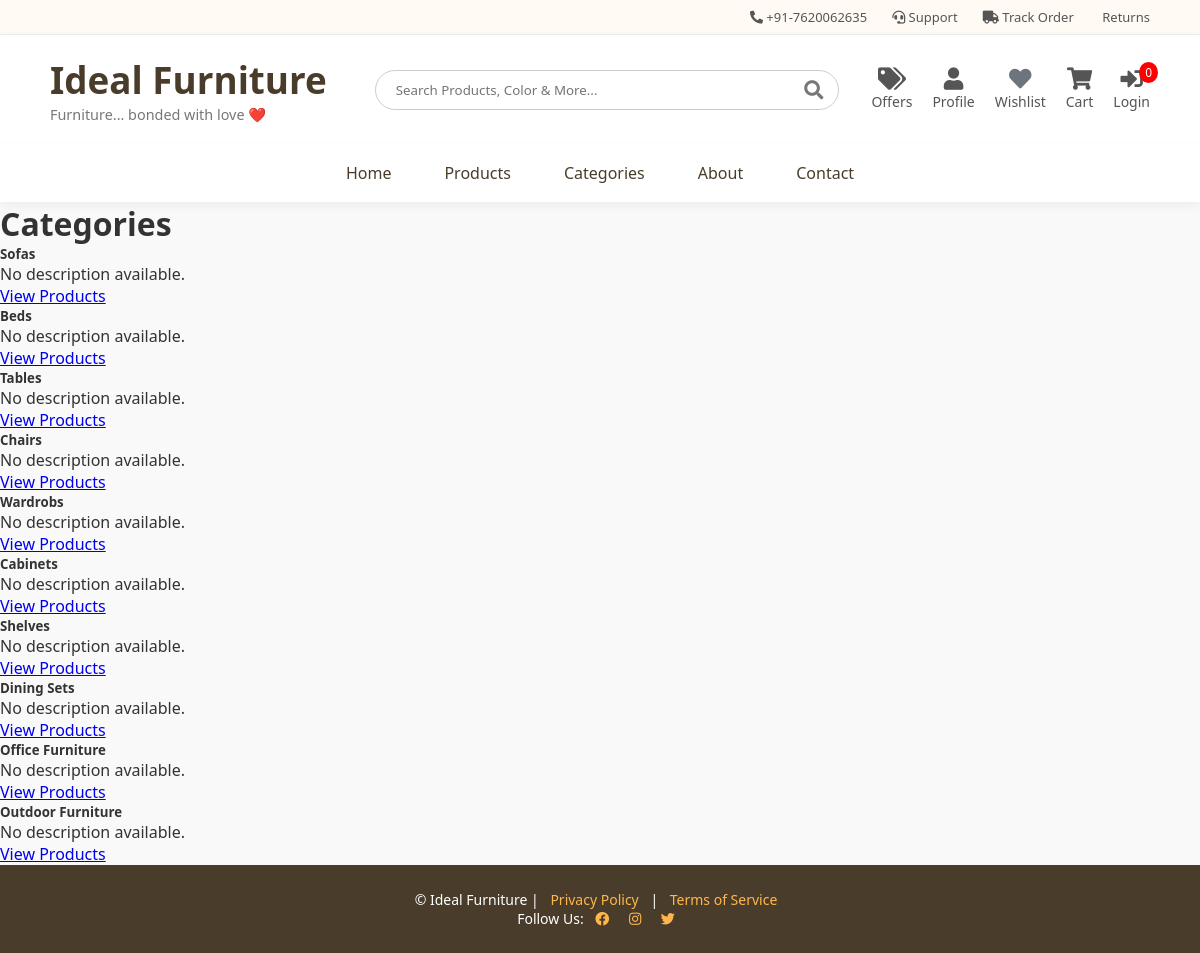
Page /categories/ on the committed database.
### shop/models.py (models this page shows, shortened)
class Category(models.Model):
    name = models.CharField(max_length=100, unique=True)
    slug = models.SlugField(max_length=120, unique=True, blank=True)
    class Meta:
        verbose_name_plural = "Categories"

### shop/views.py (the view)
# urls.py: path("categories/", views.categories, name="categories"),  # categories page
def categories(request):
    categories = Category.objects.all()
    return render(request, 'shop/categories.html', {'categories': categories})

### shop/templates/shop/categories.html
{% extends 'shop/base.html' %}
{% block content %}
<div class="container mt-5">
    <h1 class="text-center mb-4">Categories</h1>
    <div class="row">
        {% for category in categories %}
        <div class="col-md-4 mb-4">
            <div class="card">
                <div class="card-body">
                    <h5 class="card-title">{{ category.name }}</h5>
                    <p class="card-text">{{ category.description|default:"No description available." }}</p>
                    <a href="{% url 'products_by_category' category.slug %}" class="btn btn-primary">View Products</a>
                </div>
            </div>
        </div>
        {% empty %}
        <div class="col-12">
            <p class="text-center">No categories available.</p>
        </div>
        {% endfor %}
    </div>
</div>
{% endblock %}

### shop/templates/shop/base.html (shortened to what this page needs)
<!DOCTYPE html>
<html lang="en">
<head>
    <link rel="stylesheet" href="https://cdnjs.cloudflare.com/ajax/libs/font-awesome/5.15.4/css/all.min.css">
</head>
<body>
    <div class="top-bar">
        <div class="top-bar-content">
            <a href="tel:+917620062635"><i class="fas fa-phone-alt"></i> +91-7620062635</a>
            <a href="{% url 'support' %}"><i class="fas fa-headset"></i> Support</a>
            <a href="{% url 'track_order' %}"><i class="fas fa-truck"></i> Track Order</a>
            <a href="{% url 'returns' %}"> Returns</a>
        </div>
    </div>
    <header class="main-header">
        <div class="logo">
            <a href="{% url 'home' %}">
                <h1>Ideal Furniture</h1>
                <p>Furniture... bonded with love ❤️</p>
            </a>
        </div>
        <div class="search-container">
            <input type="text" placeholder="Search Products, Color & More...">
            <button type="submit"><i class="fas fa-search"></i></button>
        </div>
        <div class="header-icons">
            <a href="{% url 'offers' %}"><i class="fas fa-tags"></i><span>Offers</span></a>
            <a href="{% url 'profile' %}"><i class="fas fa-user"></i><span>Profile</span></a>
            <a href="{% url 'wishlist' %}"><i class="fas fa-heart" style="color:#6c757d"></i><span>Wishlist</span></a>
            <a href="{% url 'cart' %}" class="cart-link"><i class="fas fa-shopping-cart"></i><span>Cart</span><span class="cart-count" id="cart-count">{{ cart_count|default:0 }}</span></a>
            {% if not user.is_authenticated %}
            <a href="{% url 'login' %}"><i class="fas fa-sign-in-alt"></i><span>Login</span></a>
            {% endif %}
        </div>
    </header>
    <nav class="main-nav">
        <a href="{% url 'home' %}">Home</a>
        <a href="#products">Products</a>
        <a href="{% url 'categories' %}">Categories</a>
        <a href="{% url 'about' %}">About</a>
        <a href="{% url 'contact' %}">Contact</a>
    </nav>
    <main>
        {% block content %}{% endblock %}
    </main>
    <footer>
        &copy; {{ year }} Ideal Furniture |
        <a href="#">Privacy Policy</a> |
        <a href="#">Terms of Service</a> <br>
        Follow Us:
        <a href="#"><i class="fab fa-facebook"></i></a>
        <a href="#"><i class="fab fa-instagram"></i></a>
        <a href="#"><i class="fab fa-twitter"></i></a>
    </footer>
</body>
</html>

### shop/templates/shop/base.html (style rules this page uses)
* { margin: 0; padding: 0; box-sizing: border-box; font-family: 'Segoe UI', Tahoma, Geneva, Verdana, sans-serif; }
body { background: #f9f9f9; color: #333; }
.top-bar { background: #fffaf3; border-bottom: 1px solid #eee; padding: 8px 50px; font-size: 13px; }
.top-bar-content { display: flex; justify-content: flex-end; align-items: center; gap: 25px; }
.top-bar a { color: #555; text-decoration: none; transition: color 0.3s; }
.main-header { display: flex; justify-content: space-between; align-items: center; padding: 20px 50px; background: #fff; box-shadow: 0px 2px 10px rgba(0,0,0,0.05); }
.logo a { text-decoration: none; color: #4a3c2a; }
.logo h1 { font-size: 2.3rem; font-weight: 700; }
.logo p { font-size: 0.9rem; color: #777; }
.search-container { flex-grow: 1; display: flex; justify-content: center; padding: 0 40px; }
.search-container input { width: 100%; max-width: 500px; padding: 10px 20px; border: 1px solid #ccc; border-radius: 25px; outline-color: #ff6f00; }
.search-container button { background: none; border: none; font-size: 1.2rem; color: #777; margin-left: -35px; cursor: pointer; }
.header-icons { display: flex; gap: 20px; position: relative; }
.header-icons a { text-decoration: none; color: #555; font-size: 14px; display: flex; flex-direction: column; align-items: center; transition: color 0.3s; }
.header-icons i { font-size: 1.4rem; margin-bottom: 2px; }
.cart-count { position: absolute; top: -6px; right: -8px; background: red; color: #fff; font-size: 12px; padding: 2px 6px; border-radius: 50%; }
.main-nav { background: #fff; padding: 10px 20px; display: flex; justify-content: center; gap: 25px; box-shadow: 0 4px 10px rgba(0,0,0,0.05); position: sticky; top: 0; z-index: 100; }
.main-nav a { color: #4a3c2a; text-decoration: none; font-weight: 500; padding: 8px 14px; border-radius: 6px; transition: 0.3s; cursor: pointer; user-select: none; -webkit-user-select: none; -ms-user-select: none; }
footer { background: #4a3c2a; color: #fff; text-align: center; padding: 25px 20px; font-size: 14px; }
footer a { color: #ffb74d; text-decoration: none; margin: 0 8px; }

### rows in the picture
Category: name "Sofas", description "No description available."
Category: name "Beds", description "No description available."
Category: name "Tables", description "No description available."
Category: name "Chairs", description "No description available."
Category: name "Wardrobs", description "No description available."
Category: name "Cabinets", description "No description available."
Category: name "Shelves", description "No description available."
Category: name "Dining Sets", description "No description available."
Category: name "Office Furniture", description "No description available."
Category: name "Outdoor Furniture", description "No description available."

### other values in the picture
{{ cart_count|default:0 }} "0"
